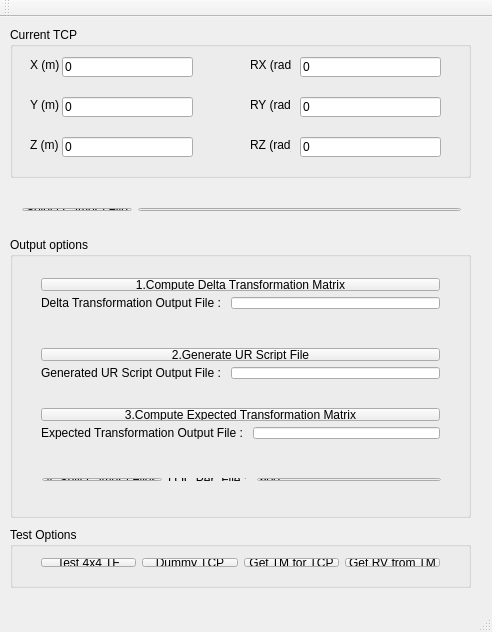
<?xml version="1.0" encoding="UTF-8"?>
<ui version="4.0">
 <class>MainWindow</class>
 <widget class="QMainWindow" name="MainWindow">
  <property name="geometry">
   <rect>
    <x>0</x>
    <y>0</y>
    <width>492</width>
    <height>632</height>
   </rect>
  </property>
  <property name="windowTitle">
   <string>Robony UR3e Script Tool Box</string>
  </property>
  <widget class="QWidget" name="centralWidget">
   <widget class="QGroupBox" name="groupBox">
    <property name="geometry">
     <rect>
      <x>10</x>
      <y>510</y>
      <width>461</width>
      <height>61</height>
     </rect>
    </property>
    <property name="title">
     <string>Test Options</string>
    </property>
    <widget class="QWidget" name="layoutWidget">
     <property name="geometry">
      <rect>
       <x>20</x>
       <y>20</y>
       <width>421</width>
       <height>31</height>
      </rect>
     </property>
     <layout class="QHBoxLayout" name="horizontalLayout_2">
      <item>
       <widget class="QPushButton" name="testButton">
        <property name="text">
         <string>Test 4x4 TF</string>
        </property>
       </widget>
      </item>
      <item>
       <widget class="QPushButton" name="resetTCPButton">
        <property name="text">
         <string>Dummy TCP</string>
        </property>
       </widget>
      </item>
      <item>
       <widget class="QPushButton" name="getTMButton">
        <property name="text">
         <string>Get TM for TCP</string>
        </property>
       </widget>
      </item>
      <item>
       <widget class="QPushButton" name="getRVButton">
        <property name="text">
         <string>Get RV from TM</string>
        </property>
       </widget>
      </item>
     </layout>
    </widget>
   </widget>
   <widget class="QWidget" name="layoutWidget">
    <property name="geometry">
     <rect>
      <x>11</x>
      <y>180</y>
      <width>461</width>
      <height>25</height>
     </rect>
    </property>
    <layout class="QHBoxLayout" name="horizontalLayout">
     <item>
      <widget class="QPushButton" name="selectButton">
       <property name="text">
        <string>Select Camera File</string>
       </property>
      </widget>
     </item>
     <item>
      <widget class="QLineEdit" name="filePath"/>
     </item>
    </layout>
   </widget>
   <widget class="QGroupBox" name="groupBox_2">
    <property name="geometry">
     <rect>
      <x>10</x>
      <y>10</y>
      <width>461</width>
      <height>151</height>
     </rect>
    </property>
    <property name="title">
     <string>Current TCP</string>
    </property>
    <widget class="QLineEdit" name="x_tcp">
     <property name="geometry">
      <rect>
       <x>52</x>
       <y>30</y>
       <width>131</width>
       <height>20</height>
      </rect>
     </property>
     <property name="text">
      <string>0</string>
     </property>
    </widget>
    <widget class="QLineEdit" name="y_tcp">
     <property name="geometry">
      <rect>
       <x>52</x>
       <y>70</y>
       <width>131</width>
       <height>20</height>
      </rect>
     </property>
     <property name="text">
      <string>0</string>
     </property>
    </widget>
    <widget class="QLineEdit" name="z_tcp">
     <property name="geometry">
      <rect>
       <x>52</x>
       <y>110</y>
       <width>131</width>
       <height>20</height>
      </rect>
     </property>
     <property name="text">
      <string>0</string>
     </property>
    </widget>
    <widget class="QLineEdit" name="rx_tcp">
     <property name="geometry">
      <rect>
       <x>290</x>
       <y>30</y>
       <width>141</width>
       <height>20</height>
      </rect>
     </property>
     <property name="text">
      <string>0</string>
     </property>
    </widget>
    <widget class="QLineEdit" name="ry_tcp">
     <property name="geometry">
      <rect>
       <x>290</x>
       <y>70</y>
       <width>141</width>
       <height>20</height>
      </rect>
     </property>
     <property name="text">
      <string>0</string>
     </property>
    </widget>
    <widget class="QLineEdit" name="rz_tcp">
     <property name="geometry">
      <rect>
       <x>290</x>
       <y>110</y>
       <width>141</width>
       <height>20</height>
      </rect>
     </property>
     <property name="text">
      <string>0</string>
     </property>
    </widget>
    <widget class="QLabel" name="label_4">
     <property name="geometry">
      <rect>
       <x>20</x>
       <y>30</y>
       <width>31</width>
       <height>16</height>
      </rect>
     </property>
     <property name="text">
      <string>X (m)</string>
     </property>
    </widget>
    <widget class="QLabel" name="label_5">
     <property name="geometry">
      <rect>
       <x>20</x>
       <y>70</y>
       <width>47</width>
       <height>16</height>
      </rect>
     </property>
     <property name="text">
      <string>Y (m)</string>
     </property>
    </widget>
    <widget class="QLabel" name="label_6">
     <property name="geometry">
      <rect>
       <x>20</x>
       <y>110</y>
       <width>47</width>
       <height>16</height>
      </rect>
     </property>
     <property name="text">
      <string>Z (m)</string>
     </property>
    </widget>
    <widget class="QLabel" name="label_7">
     <property name="geometry">
      <rect>
       <x>240</x>
       <y>30</y>
       <width>41</width>
       <height>16</height>
      </rect>
     </property>
     <property name="text">
      <string>RX (rad)</string>
     </property>
    </widget>
    <widget class="QLabel" name="label_8">
     <property name="geometry">
      <rect>
       <x>240</x>
       <y>70</y>
       <width>41</width>
       <height>16</height>
      </rect>
     </property>
     <property name="text">
      <string>RY (rad)</string>
     </property>
    </widget>
    <widget class="QLabel" name="label_9">
     <property name="geometry">
      <rect>
       <x>240</x>
       <y>110</y>
       <width>41</width>
       <height>16</height>
      </rect>
     </property>
     <property name="text">
      <string>RZ (rad)</string>
     </property>
    </widget>
   </widget>
   <widget class="QGroupBox" name="groupBox_3">
    <property name="geometry">
     <rect>
      <x>10</x>
      <y>220</y>
      <width>461</width>
      <height>281</height>
     </rect>
    </property>
    <property name="title">
     <string>Output options</string>
    </property>
    <widget class="QWidget" name="layoutWidget">
     <property name="geometry">
      <rect>
       <x>20</x>
       <y>30</y>
       <width>421</width>
       <height>53</height>
      </rect>
     </property>
     <layout class="QVBoxLayout" name="verticalLayout">
      <item>
       <widget class="QPushButton" name="computeButton">
        <property name="text">
         <string>1.Compute Delta Transformation Matrix</string>
        </property>
       </widget>
      </item>
      <item>
       <layout class="QHBoxLayout" name="horizontalLayout_3">
        <item>
         <widget class="QLabel" name="label">
          <property name="text">
           <string>Delta Transformation Output File : </string>
          </property>
         </widget>
        </item>
        <item>
         <widget class="QLineEdit" name="deltaOutputFile"/>
        </item>
       </layout>
      </item>
     </layout>
    </widget>
    <widget class="QWidget" name="layoutWidget">
     <property name="geometry">
      <rect>
       <x>20</x>
       <y>100</y>
       <width>421</width>
       <height>53</height>
      </rect>
     </property>
     <layout class="QVBoxLayout" name="verticalLayout_2">
      <item>
       <widget class="QPushButton" name="genScriptBtn">
        <property name="text">
         <string>2.Generate UR Script File</string>
        </property>
       </widget>
      </item>
      <item>
       <layout class="QHBoxLayout" name="horizontalLayout_5">
        <item>
         <widget class="QLabel" name="label_3">
          <property name="text">
           <string>Generated UR Script Output File : </string>
          </property>
         </widget>
        </item>
        <item>
         <widget class="QLineEdit" name="URSrciptOutputFile"/>
        </item>
       </layout>
      </item>
     </layout>
    </widget>
    <widget class="QWidget" name="layoutWidget">
     <property name="geometry">
      <rect>
       <x>20</x>
       <y>160</y>
       <width>421</width>
       <height>53</height>
      </rect>
     </property>
     <layout class="QVBoxLayout" name="verticalLayout_3">
      <item>
       <widget class="QPushButton" name="computeExpTF">
        <property name="text">
         <string>3.Compute Expected Transformation Matrix</string>
        </property>
       </widget>
      </item>
      <item>
       <layout class="QHBoxLayout" name="horizontalLayout_4">
        <item>
         <widget class="QLabel" name="label_2">
          <property name="text">
           <string>Expected Transformation Output File : </string>
          </property>
         </widget>
        </item>
        <item>
         <widget class="QLineEdit" name="expTransformOutput"/>
        </item>
       </layout>
      </item>
     </layout>
    </widget>
    <widget class="QWidget" name="">
     <property name="geometry">
      <rect>
       <x>21</x>
       <y>230</y>
       <width>421</width>
       <height>25</height>
      </rect>
     </property>
     <layout class="QHBoxLayout" name="horizontalLayout_6">
      <item>
       <widget class="QPushButton" name="splitcamfile">
        <property name="text">
         <string>4. Split Camera Files</string>
        </property>
       </widget>
      </item>
      <item>
       <widget class="QLabel" name="label_10">
        <property name="text">
         <string>LOC Per  File : </string>
        </property>
       </widget>
      </item>
      <item>
       <widget class="QLineEdit" name="locLineEdit">
        <property name="text">
         <string>600</string>
        </property>
       </widget>
      </item>
     </layout>
    </widget>
   </widget>
  </widget>
  <widget class="QMenuBar" name="menuBar">
   <property name="geometry">
    <rect>
     <x>0</x>
     <y>0</y>
     <width>492</width>
     <height>21</height>
    </rect>
   </property>
  </widget>
  <widget class="QToolBar" name="mainToolBar">
   <attribute name="toolBarArea">
    <enum>TopToolBarArea</enum>
   </attribute>
   <attribute name="toolBarBreak">
    <bool>false</bool>
   </attribute>
  </widget>
  <widget class="QStatusBar" name="statusBar"/>
 </widget>
 <layoutdefault spacing="6" margin="11"/>
 <resources/>
 <connections/>
</ui>
